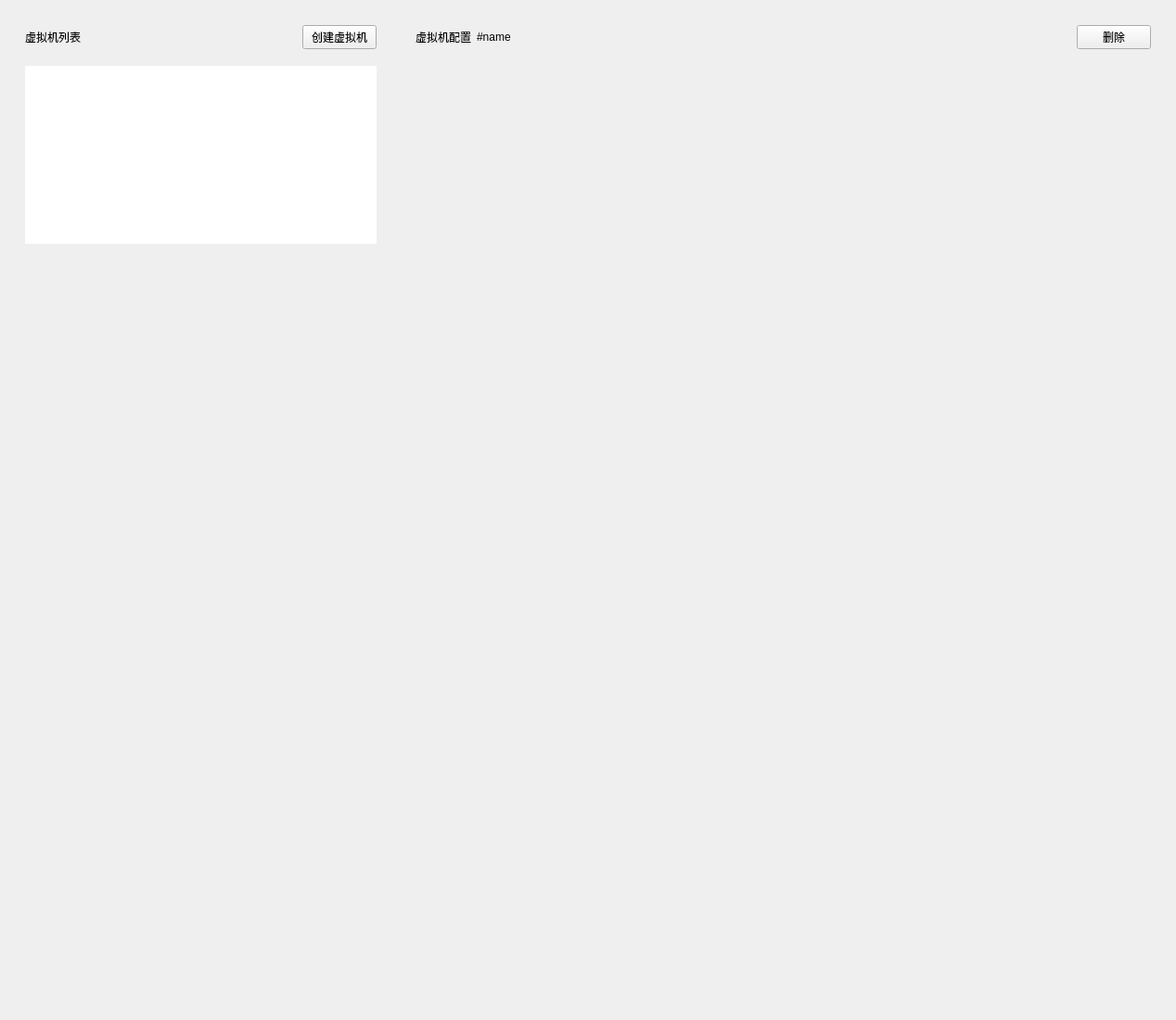
<?xml version="1.0" encoding="UTF-8"?>
<ui version="4.0">
 <class>GuestCellsWidget</class>
 <widget class="QWidget" name="GuestCellsWidget">
  <property name="geometry">
   <rect>
    <x>0</x>
    <y>0</y>
    <width>1268</width>
    <height>1100</height>
   </rect>
  </property>
  <property name="windowTitle">
   <string>Form</string>
  </property>
  <layout class="QVBoxLayout" name="verticalLayout_11">
   <property name="spacing">
    <number>0</number>
   </property>
   <property name="leftMargin">
    <number>0</number>
   </property>
   <property name="topMargin">
    <number>0</number>
   </property>
   <property name="rightMargin">
    <number>0</number>
   </property>
   <property name="bottomMargin">
    <number>0</number>
   </property>
   <item>
    <widget class="QScrollArea" name="scrollarea">
     <property name="frameShape">
      <enum>QFrame::NoFrame</enum>
     </property>
     <property name="widgetResizable">
      <bool>true</bool>
     </property>
     <widget class="QWidget" name="scrollarea_content">
      <property name="geometry">
       <rect>
        <x>0</x>
        <y>0</y>
        <width>1268</width>
        <height>1100</height>
       </rect>
      </property>
      <layout class="QVBoxLayout" name="verticalLayout_4">
       <property name="spacing">
        <number>0</number>
       </property>
       <property name="leftMargin">
        <number>0</number>
       </property>
       <property name="topMargin">
        <number>0</number>
       </property>
       <property name="rightMargin">
        <number>0</number>
       </property>
       <property name="bottomMargin">
        <number>11</number>
       </property>
       <item>
        <widget class="QFrame" name="frame_main">
         <property name="frameShape">
          <enum>QFrame::NoFrame</enum>
         </property>
         <property name="frameShadow">
          <enum>QFrame::Raised</enum>
         </property>
         <layout class="QHBoxLayout" name="horizontalLayout_5" stretch="1,2">
          <item>
           <widget class="QFrame" name="frame_left">
            <property name="frameShape">
             <enum>QFrame::NoFrame</enum>
            </property>
            <property name="frameShadow">
             <enum>QFrame::Raised</enum>
            </property>
            <layout class="QVBoxLayout" name="verticalLayout_7">
             <item>
              <widget class="QFrame" name="frame_guestcells">
               <property name="frameShape">
                <enum>QFrame::NoFrame</enum>
               </property>
               <property name="frameShadow">
                <enum>QFrame::Raised</enum>
               </property>
               <layout class="QVBoxLayout" name="verticalLayout">
                <property name="spacing">
                 <number>0</number>
                </property>
                <property name="leftMargin">
                 <number>0</number>
                </property>
                <property name="topMargin">
                 <number>0</number>
                </property>
                <property name="rightMargin">
                 <number>0</number>
                </property>
                <property name="bottomMargin">
                 <number>0</number>
                </property>
                <item>
                 <widget class="QFrame" name="frame_guestcells_title">
                  <property name="sizePolicy">
                   <sizepolicy hsizetype="Preferred" vsizetype="Fixed">
                    <horstretch>0</horstretch>
                    <verstretch>0</verstretch>
                   </sizepolicy>
                  </property>
                  <property name="frameShape">
                   <enum>QFrame::NoFrame</enum>
                  </property>
                  <property name="frameShadow">
                   <enum>QFrame::Raised</enum>
                  </property>
                  <layout class="QHBoxLayout" name="horizontalLayout_4">
                   <item>
                    <widget class="QLabel" name="label_guestcells">
                     <property name="text">
                      <string>虚拟机列表</string>
                     </property>
                    </widget>
                   </item>
                   <item>
                    <spacer name="horizontalSpacer_4">
                     <property name="orientation">
                      <enum>Qt::Horizontal</enum>
                     </property>
                     <property name="sizeHint" stdset="0">
                      <size>
                       <width>40</width>
                       <height>20</height>
                      </size>
                     </property>
                    </spacer>
                   </item>
                   <item>
                    <widget class="QPushButton" name="btn_create_cell">
                     <property name="text">
                      <string>创建虚拟机</string>
                     </property>
                    </widget>
                   </item>
                  </layout>
                 </widget>
                </item>
                <item>
                 <widget class="QFrame" name="frame_guestcells_content">
                  <property name="frameShape">
                   <enum>QFrame::NoFrame</enum>
                  </property>
                  <property name="frameShadow">
                   <enum>QFrame::Raised</enum>
                  </property>
                  <layout class="QVBoxLayout" name="verticalLayout_12">
                   <item>
                    <widget class="QListWidget" name="listwidget_guestcells">
                     <property name="sizePolicy">
                      <sizepolicy hsizetype="Expanding" vsizetype="Preferred">
                       <horstretch>0</horstretch>
                       <verstretch>0</verstretch>
                      </sizepolicy>
                     </property>
                     <property name="frameShape">
                      <enum>QFrame::NoFrame</enum>
                     </property>
                     <property name="autoScroll">
                      <bool>true</bool>
                     </property>
                     <property name="alternatingRowColors">
                      <bool>true</bool>
                     </property>
                    </widget>
                   </item>
                  </layout>
                 </widget>
                </item>
               </layout>
              </widget>
             </item>
             <item>
              <spacer name="verticalSpacer_2">
               <property name="orientation">
                <enum>Qt::Vertical</enum>
               </property>
               <property name="sizeHint" stdset="0">
                <size>
                 <width>20</width>
                 <height>0</height>
                </size>
               </property>
              </spacer>
             </item>
            </layout>
           </widget>
          </item>
          <item>
           <widget class="QFrame" name="frame_right">
            <property name="frameShape">
             <enum>QFrame::NoFrame</enum>
            </property>
            <property name="frameShadow">
             <enum>QFrame::Raised</enum>
            </property>
            <layout class="QVBoxLayout" name="verticalLayout_8">
             <item>
              <widget class="QFrame" name="frame_guestcell">
               <property name="frameShape">
                <enum>QFrame::NoFrame</enum>
               </property>
               <property name="frameShadow">
                <enum>QFrame::Raised</enum>
               </property>
               <layout class="QVBoxLayout" name="verticalLayout_9">
                <property name="spacing">
                 <number>0</number>
                </property>
                <property name="leftMargin">
                 <number>0</number>
                </property>
                <property name="topMargin">
                 <number>0</number>
                </property>
                <property name="rightMargin">
                 <number>0</number>
                </property>
                <property name="bottomMargin">
                 <number>0</number>
                </property>
                <item>
                 <widget class="QFrame" name="frame_guestcell_title">
                  <property name="sizePolicy">
                   <sizepolicy hsizetype="Preferred" vsizetype="Fixed">
                    <horstretch>0</horstretch>
                    <verstretch>0</verstretch>
                   </sizepolicy>
                  </property>
                  <property name="frameShape">
                   <enum>QFrame::NoFrame</enum>
                  </property>
                  <property name="frameShadow">
                   <enum>QFrame::Raised</enum>
                  </property>
                  <layout class="QHBoxLayout" name="horizontalLayout_6">
                   <item>
                    <widget class="QLabel" name="label_guestcell">
                     <property name="text">
                      <string>虚拟机配置</string>
                     </property>
                    </widget>
                   </item>
                   <item>
                    <widget class="QLabel" name="label_guestcell_name">
                     <property name="text">
                      <string>#name</string>
                     </property>
                    </widget>
                   </item>
                   <item>
                    <spacer name="horizontalSpacer_5">
                     <property name="orientation">
                      <enum>Qt::Horizontal</enum>
                     </property>
                     <property name="sizeHint" stdset="0">
                      <size>
                       <width>40</width>
                       <height>20</height>
                      </size>
                     </property>
                    </spacer>
                   </item>
                   <item>
                    <widget class="QPushButton" name="btn_remove_cell">
                     <property name="text">
                      <string>删除</string>
                     </property>
                    </widget>
                   </item>
                  </layout>
                 </widget>
                </item>
                <item>
                 <widget class="QFrame" name="frame_guestcell_content">
                  <property name="frameShape">
                   <enum>QFrame::NoFrame</enum>
                  </property>
                  <property name="frameShadow">
                   <enum>QFrame::Raised</enum>
                  </property>
                  <layout class="QVBoxLayout" name="verticalLayout_10"/>
                 </widget>
                </item>
               </layout>
              </widget>
             </item>
             <item>
              <spacer name="verticalSpacer_3">
               <property name="orientation">
                <enum>Qt::Vertical</enum>
               </property>
               <property name="sizeHint" stdset="0">
                <size>
                 <width>20</width>
                 <height>0</height>
                </size>
               </property>
              </spacer>
             </item>
            </layout>
           </widget>
          </item>
         </layout>
        </widget>
       </item>
       <item>
        <spacer name="verticalSpacer">
         <property name="orientation">
          <enum>Qt::Vertical</enum>
         </property>
         <property name="sizeHint" stdset="0">
          <size>
           <width>20</width>
           <height>40</height>
          </size>
         </property>
        </spacer>
       </item>
      </layout>
     </widget>
    </widget>
   </item>
  </layout>
 </widget>
 <resources/>
 <connections/>
</ui>
